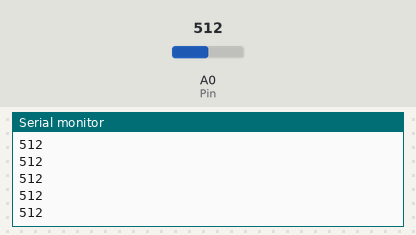
A sketch run on a simulated Arduino Uno, built with avr-gcc and run on an emulated ATmega328P. Parts: the last lines printed to the serial monitor. The test bench sets the inputs (shaded band); at power-on: A0 (Pin) = 512.

Above: at 1.2 s.
1.3 s: A0 (Pin) set to 716
At 2.0 s:
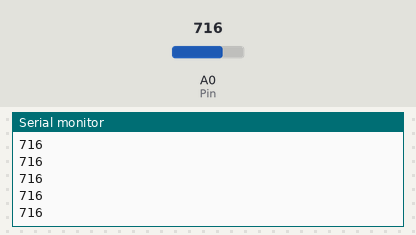
2.8 s: A0 (Pin) set to 900
At 3.8 s:
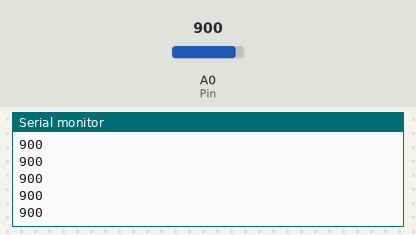
Timing chart, 0 to 5.8 s (numbered marks = the images above; inputs shaded):
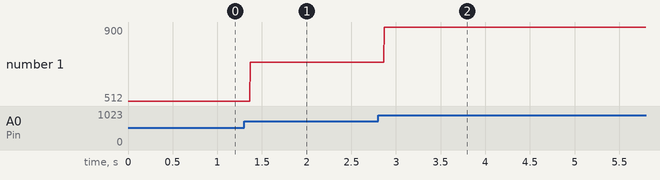

The sketch:

sensorRead_arduino.ino
```cpp
int Pin = A0;

void setup() {
  Serial.begin(9600);
}

void loop() {
  Serial.println(analogRead(Pin));
}
```

Measured:
- after the input at 1.3 s, the serial monitor: prints a new line after 0.07 s (image 1)
- after the input at 2.8 s, the serial monitor: prints a new line after 0.07 s (image 2)
- plotted number 1: 512 → 716 after the input at 1.3 s, 716 → 900 after the input at 2.8 s
